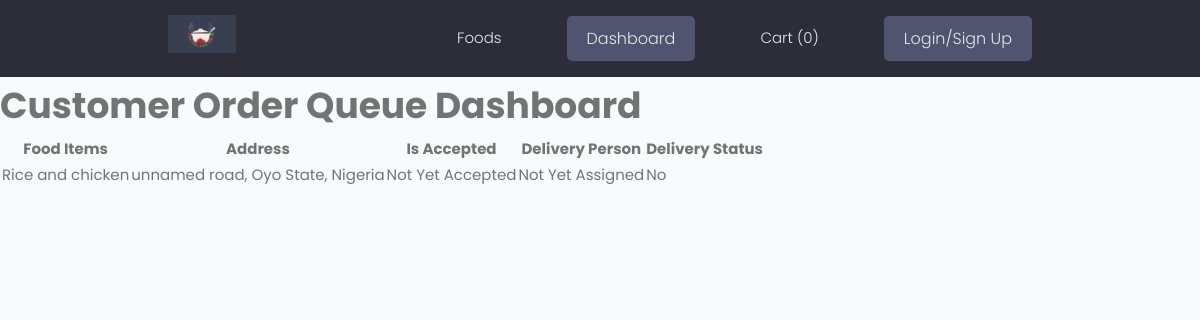
The page /user_dashboard/ on the database its author committed.
### Orders/models.py (models this page shows, shortened)
class OrderedFood(models.Model):
    user = models.ForeignKey(Customer, on_delete=models.CASCADE, blank=True, null=True)
    session_id = models.CharField(max_length=500, blank=True, null=True)
    food = models.ForeignKey(Food, on_delete=models.CASCADE)
    optional_items = models.ManyToManyField(OptionalItem, through='OrderedOptionalItem')
    food_quantity = models.IntegerField(default=1, blank=True, null=True)
    created = models.DateField(auto_now_add=True, null=True, blank=True)
    updated = models.DateField(auto_now=True, null=True, blank=True)
    def __str__(self):
        return f'{self.food}'

class Food(models.Model):
    name = models.CharField(max_length=225)
    description = models.TextField()
    tags = models.ManyToManyField(Tag)
    price = models.FloatField(default=0.00)
    optional_items = models.ManyToManyField('OptionalItem', related_name='foods')
    picture = models.ImageField(upload_to='media')
    is_active = models.BooleanField(default=True)
    objects = models.Manager()
    active_objects = IsActiveManager()
    def __str__(self):
        return self.name

class DeliveryEntity(models.Model):
    food_cart = models.ForeignKey(FoodCart, on_delete=models.CASCADE, blank=True, null=True)
    session_id = models.CharField(max_length=500, blank=True,null=True)
    phone_number = models.CharField(max_length=20, null=True, blank=True)
    owner = models.ForeignKey(Customer, on_delete=models.CASCADE, null=True, blank=True)
    delivery_person = models.ForeignKey(DeliveryPerson, on_delete=models.SET_NULL, null=True, blank=True)
    address = models.CharField(max_length=500)
    is_active = models.BooleanField(default=True)
    ongoing_status = models.BooleanField(default=False)
    is_accepted = models.BooleanField(default=False)
    accept_delivery = models.BooleanField(default=False)
    created = models.DateField(auto_now_add=True, null=True, blank=True)
    updated = models.DateField(auto_now=True, null=True, blank=True)
    objects = models.Manager()
    active_objects = IsActiveManager()
    class Meta:
        ordering = ['-created']

### Orders/views.py (the view, shortened to what this page needs)
# urls.py: path('user_dashboard/', views.UserDashboardView.as_view(), name='user-dashboard'),
class UserDashboardView(View):
    template_name = 'orders/user_dashboard.html'
    def get(self, request, *args, **kwargs):
        if request.user.is_authenticated:
            active_delivery_entity = DeliveryEntity.objects.filter(owner=request.user.customer, is_active=True).first()
        else:
            active_delivery_entity = DeliveryEntity.objects.filter(
                session_id=unauthenticated_user_session_id(self.request),
                is_active=True).first()
        context = {
            'active_delivery_entity': active_delivery_entity
        }
        return render(request, self.template_name, context)

### Orders/context_processors.py (called while the page is built)
def food_cart_items_count(request):
    cart_total = 0
    if request.user.is_authenticated:
        selected_cart = FoodCart.objects.filter(user=request.user.customer, is_checked_out=False).first()
        if selected_cart is not None:
            cart_total = selected_cart.ordered_food.count()
    else:
        selected_cart = FoodCart.objects.filter(session_id=unauthenticated_user_session_id(request),
                                                is_checked_out=False).first()
        if selected_cart is not None:
            cart_total = selected_cart.ordered_food.count()
    return {"cart_total": cart_total}

### Orders/session.py (called while the page is built)
def unauthenticated_user_session_id(request):
    session_id = request.session.get('unauthenticated_user_session_id')
    if not session_id:
        session_id = request.session.create()
        request.session['unauthenticated_user_session_id'] = session_id
    return session_id

### Orders/templates/orders/user_dashboard.html (shortened to what this page needs)
{% extends 'main.html' %}
{% block content %}
  <h2>Customer Order Queue Dashboard</h2>
  {% if active_delivery_entity %}
    <table>
      <thead>
        <tr>
          <th>Food Items</th>
          <th>Address</th>
          <th>Is Accepted</th>
          <th>Delivery Person</th>
          <th>Delivery Status</th>
        </tr>
      </thead>
      <tbody>
        <tr>
          {% for food in active_delivery_entity.food_cart.ordered_food.all  %}
          <td>{{ food }}</td>
          {% endfor %}
          <td>{{ active_delivery_entity.address }}</td>
          <td>{% if active_delivery_entity.is_accepted %}Accepted{% else %}Not Yet Accepted{% endif %}</td>
          <td>{% if active_delivery_entity.delivery_person %}{{ active_delivery_entity.delivery_person }}{% else %}Not Yet Assigned{% endif %}</td>
          <td>{% if active_delivery_entity.ongoing_status %}: Ongoing {% else %} No{% endif %}</td>
        </tr>
      </tbody>
    </table>
  {% else %}
  <p>No active delivery.</p>
  {% endif %}
{% endblock %}

### static/styles/app.css (style rules this page uses)
:root { --color-sub: #2d2d39; }

### static/uikit/styles/modules/_variables.css (style rules this page uses)
:root { --color-main: #5aa5b9; --color-main-light: #e6faff; --color-sub: #3f4156; --color-sub-light: #51546e; --color-sub-lighter: #ededfd; --color-text: #737373; --color-gray: #8b8b8b; --color-light: #e5e7eb; --color-light-gray: #767676; --color-bg: #f8fafd; --color-white: #fffefd; --color-white-light: #f3f3f3; --color-success: #359e64; --color-success-bg: #def8e8; --color-error: #fc4b0b; --color-error-bg: #fff2ee; --font-base: 'Poppins', arial, helvetica, 'Segoe UI', roboto, ubuntu, sans-serif; --font-monospace: 'Fira Code', 'Courier New', courier, monospace; --font-regular: 300; --font-medium: 500; --font-bold: 700; --generic-shadow: 1px 1px 5px #00000010; --generic-transition: all 0.3s ease-in-out; }

### static/uikit/styles/modules/_base.css (style rules this page uses)
* { margin: 0; padding: 0; box-sizing: border-box; text-rendering: optimizeLegibility; color: inherit; font-size: inherit; }
html { font-size: 50%; }
@media only screen and (min-width: 480px) { html { font-size: 56.25%; } }
@media only screen and (min-width: 1200px) { html { font-size: 62.5%; } }
body { line-height: 1.6; font-weight: 400; font-size: 1.5rem; color: var(--color-text); background-color: var(--color-bg); min-height: 100vh; }

### static/uikit/styles/modules/_typography.css (style rules this page uses)
* { font-family: var(--font-base); }
h2 { font-size: 3.6rem; font-weight: var(--font-bold); }

### rows shown on the page
OrderedFood: food.name "Rice and chicken"
DeliveryEntity: address "unnamed road, Oyo State, Nigeria"

### other values the page prints
{{ cart_total }} "0"
